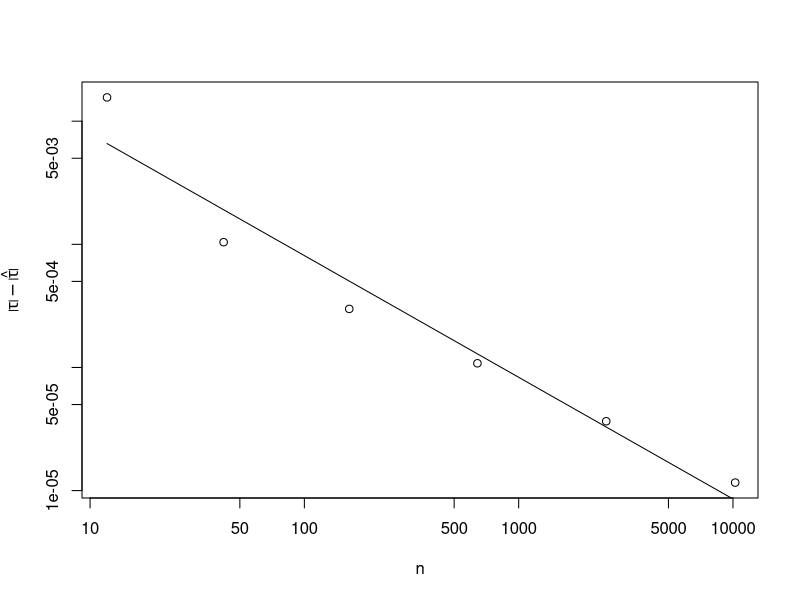

This chart was generated by the following R code:
data = read.table("icosubdivision02.dat")
pdf('icosubdivision02.pdf', width=7.0, height=6.0)
par(mfrow=c(1,1))
x = data$V1
y = abs(data$V2)
plot(x, y, log="xy", pch=1, cex=1.0, xlim=c(12,10000), xlab=expression(n), ylab=expression(abs(tau)-hat(abs(tau))))
# create a linear model
lm = lm(log(y)~log(x))
print(lm)
yp = predict(lm, newdata=list(log(x)))
matlines(x, exp(yp))
dev.off()